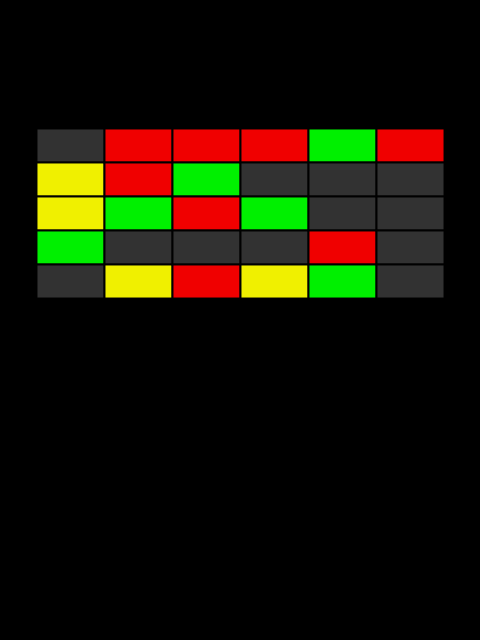
Frame 1 (no input)
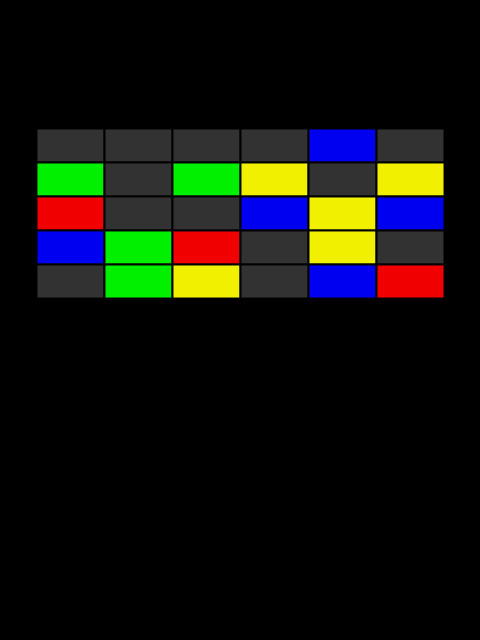
Frame 2 (the mouse pressed at the canvas centre, redrawn once)

The Processing sketch that drew these frames (run headless with seeded random() and noise(); the mouse was pressed at the canvas centre and the sketch redrawn once):

// Processing sketch: close_encounters_of_the_third_kind
// ── close_encounters_of_the_third_kind.pde
// Manuale di Programmazione Cinematografica
// Daniele Olmisani, 2015

// Close encounters of the third kind (1977)


final color PAPER = color(0);
final color INK = color(50);


final color[] INKS = new color[] {
  color(240, 0, 0),
  color(0, 240, 0),
  color(0, 0, 240),
  color(240, 240, 0)
};


final int COLS = 6;
final int ROWS = 5;


void setup() {
  size(480, 640);
  noLoop();
}


void draw() {
  
  float w = width/(COLS+1);
  float h = w/2.0;
  
  println(w);
  
  translate(width/2.0, height/3.0);
  
  background(PAPER);
  
  stroke(PAPER);
  strokeWeight(w/35);
  
  for (int i=0; i<COLS; i++) {
    for (int j=0; j<ROWS; j++) {
      
      if ((int)random(2) == 0) {
        fill(INKS[(int)random(INKS.length)]);
      } else {
        fill(INK);
      }

      rect(w*(i-COLS/2.0), h*(j-ROWS/2.0), w, h);
    }
  }
  
  save("close-encounters-of-the-third-kind.png");
}
